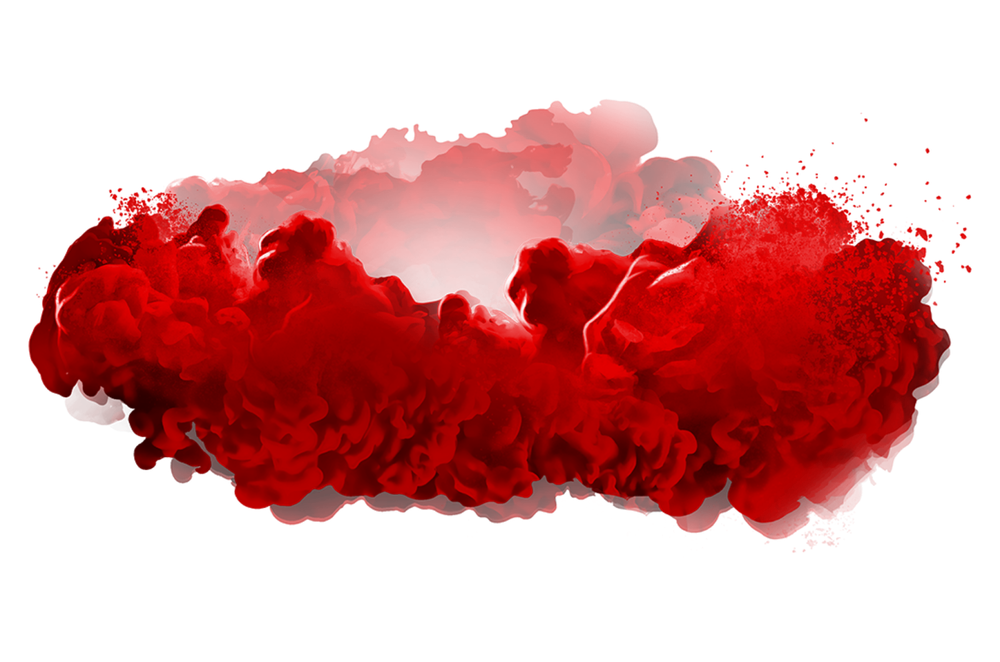
#> input picture ikona.png, 1000 x 662 px, shrunk from 1600 x 1059 before the run
$ python Dyskretyzacja.py
#> lines starting #> are read from the running program, lines starting #| are printed output that depends on the picture
import numpy as np
import matplotlib.pyplot as plt


# Zad 1,2
def sinus(f, fs):
    dt = 1/fs
    t = np.arange(0, 1, dt)
    s = np.sin(2 * np.pi * f * t)
    return t, s


if __name__ == '__main__':
    # Zad 3
    fig, ((a20, a21), (a30, a45), (a50, a100), (a150, a200), (a250, a1000)) = plt.subplots(5, 2)
    f = 10

    t, s = sinus(f, 20)
    a20.plot(t, s)
    a20.set_title('20 Hz')

    t, s = sinus(f, 21)
    a21.plot(t, s)
    a21.set_title('21 Hz')

    t, s = sinus(f, 30)
    a30.plot(t, s)
    a30.set_title('30 Hz')

    t, s = sinus(f, 45)
    a45.plot(t, s)
    a45.set_title('45 Hz')

    t, s = sinus(f, 50)
    a50.plot(t, s)
    a50.set_title('50 Hz')

    t, s = sinus(f, 100)
    a100.plot(t, s)
    a100.set_title('100 Hz')

    t, s = sinus(f, 150)
    a150.plot(t, s)
    a150.set_title('150 Hz')

    t, s = sinus(f, 200)
    a200.plot(t, s)
    a200.set_title('200 Hz')

    t, s = sinus(f, 250)
    a250.plot(t, s)
    a250.set_title('250 Hz')

    t, s = sinus(f, 1000)
    a1000.plot(t, s)
    a1000.set_title('1000 Hz')

    fig.tight_layout()
    plt.show()
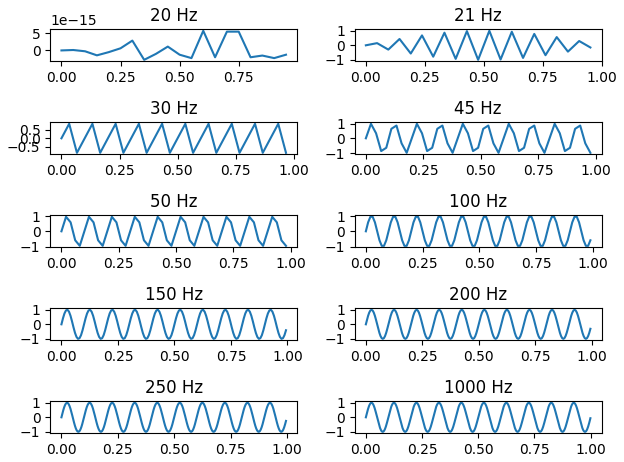
#> figure drawn by matplotlib, 10 panels; panel 1: curve peaks at x = 0.6, y = 5.64e-15; panel 2: curve peaks at x = 0.524, y = 0.997; panel 3: curve peaks at x = 0.933, y = 0.866; panel 4: curve peaks at x = 0.822, y = 0.985

    # Zad 7
    methods = [None, 'none', 'nearest', 'bilinear', 'bicubic', 'spline16',
               'spline36', 'hanning', 'hamming', 'hermite', 'kaiser', 'quadric',
               'catrom', 'gaussian', 'bessel', 'mitchell', 'sinc', 'lanczos']

    fig, axs = plt.subplots(nrows=3, ncols=6, figsize=(9, 6),
                            subplot_kw={'xticks': [], 'yticks': []})
    img = plt.imread('ikona.png')
#> img is the input picture: shape (662, 1000, 4) float32; mean R, G, B, A 0.285, 0.0048, 0.0048, 0.367
    for ax, interp_method in zip(axs.flat, methods):
        ax.imshow(img, interpolation=interp_method, cmap='viridis')
        ax.set_title(str(interp_method))

    plt.savefig('Metody.png')
    plt.tight_layout()
    plt.show()
